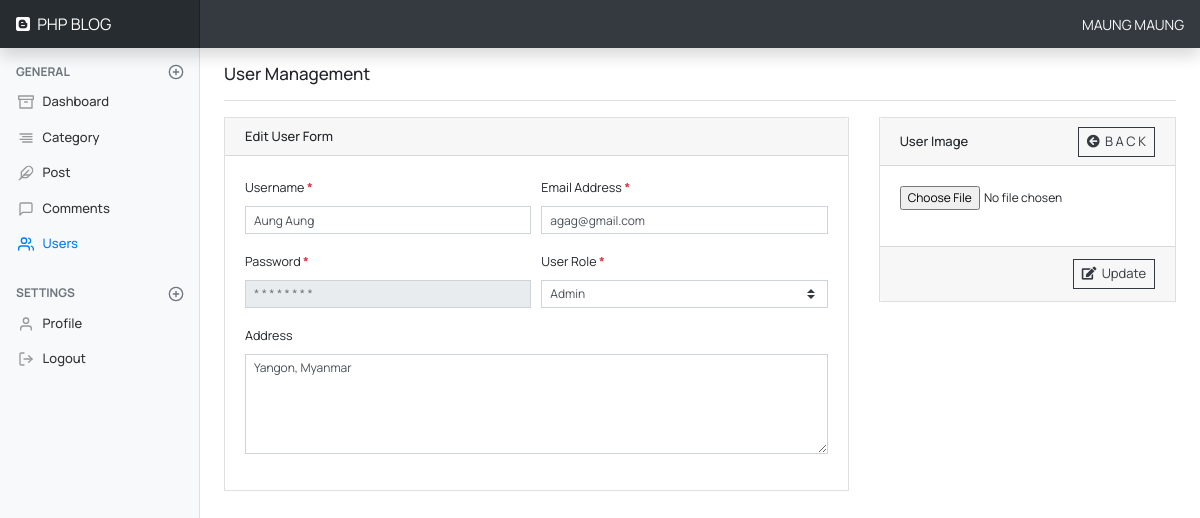
The page /admin/user_edit.php?edit_user_id=2 (signed in) on the database its author committed.
### tables this page shows
CREATE TABLE `users` (
  `id` int unsigned NOT NULL AUTO_INCREMENT,
  `name` varchar(255) NOT NULL,
  `email` varchar(255) NOT NULL,
  `role` varchar(255) NOT NULL,
  `password` varchar(255) NOT NULL,
  `image` varchar(255) DEFAULT NULL,
  `address` text,
  `created_at` timestamp NULL DEFAULT CURRENT_TIMESTAMP,
  `updated_at` timestamp NULL DEFAULT CURRENT_TIMESTAMP,
  PRIMARY KEY (`id`),
  UNIQUE KEY `email_UNIQUE` (`email`)
);

### admin/include_admin/functions.php (called while the page is built, shortened)
<?php
function get_user($id)
{
    global $conn;
    $result = mysqli_query($conn, "SELECT * FROM users WHERE id=$id");
    $user   = mysqli_fetch_object($result);
    return $user;
}

### admin/user_edit.php (the view, shortened to what this page needs)
<?php
include('include_admin/header.php');
include('include_admin/nav.php');
if( isset($_GET['edit_user_id']) ){
    $id   = $_GET['edit_user_id'];
    $user = get_user($id);
}
?>
<div class="container-fluid">
    <div class="row">
        <?php include('include_admin/sidebar.php'); ?>
        <main role="main" class="col-md-9 ml-sm-auto col-lg-10 px-md-4">
            <div class="d-flex justify-content-between flex-wrap flex-md-nowrap align-items-center pt-3 pb-2 mb-3 border-bottom">
                <h1 class="h5">User Management</h1>
            </div>
            <form action="<?= $_SERVER['PHP_SELF']; ?>" method="POST" enctype="multipart/form-data" id="editUserForm">
                <div class="row">
                    <div class="col-md-8">
                        <div class="card">
                            <div class="card-header">
                                <div class="d-flex justify-content-between align-items-center">
                                    <span class="card-custom-title">Edit User Form</span>
                                </div>
                            </div>
                            <div class="card-body">
                                <div class="form-row">
                                    <div class="form-group col-md-6">
                                        <label for="name">
                                            Username <span class="font-weight-bold text-danger">*</span>
                                        </label>
                                        <input name="name" id="name" type="text" class="form-control form-control-sm" value="<?= $user->name ?>">
                                    </div>
                                    <div class="form-group col-md-6">
                                        <label for="email">
                                            Email Address <span class="font-weight-bold text-danger">*</span>
                                        </label>
                                        <input name="email" id="email" type="email" class="form-control form-control-sm" value="<?= $user->email ?>">
                                    </div>
                                    <div class="form-group col-md-6">
                                        <label for="password">
                                            Password <span class="font-weight-bold text-danger">*</span>
                                        </label>
                                        <input name="password" id="password" type="password" class="form-control form-control-sm" readonly placeholder="* * * * * * * *">
                                    </div>
                                    <div class="form-group col-md-6">
                                        <label class="role" for="role">
                                            User Role <span class="font-weight-bold text-danger">*</span>
                                        </label>
                                        <select class="custom-select custom-select-sm" id="role" name="role">
                                            <?php $roles = ['admin', 'author']; ?>
                                            <?php foreach($roles as $key => $role): ?>
                                            <option value="<?= $role ?>"
                                            <?= $user->role == $role ? 'selected' : ''; ?>>
                                                <?= ucwords($role) ?>
                                            </option>
                                            <?php endforeach; ?>
                                        </select>
                                    </div>
                                    <div class="form-group col-md-12">
                                        <label for="address">
                                            Address
                                        </label>
                                        <textarea name="address" id="address" cols="30" rows="5" class="form-control form-control-sm"><?=$user->address?></textarea>
                                    </div>
                                </div>
                            </div>
                        </div>
                    </div>
                    <div class="col-md-4">
                        <div class="card">
                                <div class="card-header">
                                    <div class="d-flex justify-content-between align-items-center">
                                        <span class="table-title">User Image</span>
                                        <a href="user_index.php" class="btn btn-sm btn-outline-dark rounded-0">
                                            <i class="fas fa-arrow-circle-left"></i>&nbsp;
                                            B A C K
                                        </a>
                                    </div>
                                </div>
                                <div class="card-body">
                                    <div class="row">
                                        <div class="form-group col-md-12">
                                            <input type="file" class="dropify" name="image" id="image"
                                            data-default-file="<?= isset($user->image) ? 'uploads/user/'.$user->image : '' ?>">
                                        </div>
                                    </div>
                                </div>
                                <div class="card-footer">
                                    <button class="btn btn-sm btn-outline-dark rounded-0 float-right" type="submit" name="edit_user">
                                        <i class="fa fa-edit"></i>&nbsp;
                                        Update
                                    </button>
                                </div>
                            </div>
                        </div>
                    </div>
                </div>
    </div>
<?php include('include_admin/footer.php'); ?>

### admin/assets/css/dashboard.css (style rules this page uses)
body { font-family: 'Rubik', sans-serif; font-size: .875rem; }

### admin/include_admin/header.php (style rules this page uses)
* { font-family: 'Manrope', sans-serif; }
table, table th, .table-title, .card-custom-title { font-size: 13px; font-weight: 500; }
input, textarea, .form-control-sm, .custom-select-sm { font-size: 12px !important; }
select, option { font-size: 12px !important; }
.card { border-radius: 0; }
.card-header { padding: 0.55rem 1.25rem !important; }
.card-body label { font-size: 12.5px !important; }
.card-body input, .card-body textarea, .card-body select { border-radius: 0 !important; }
.btn-sm { font-size: 13px; }
h1.h5 { font-size: 17px; }

### rows shown on the page
users: name "Aung Aung", email "agag@gmail.com", role "Admin", address "Yangon, Myanmar"

### other values the page prints
$auth_user->name "MAUNG MAUNG"
